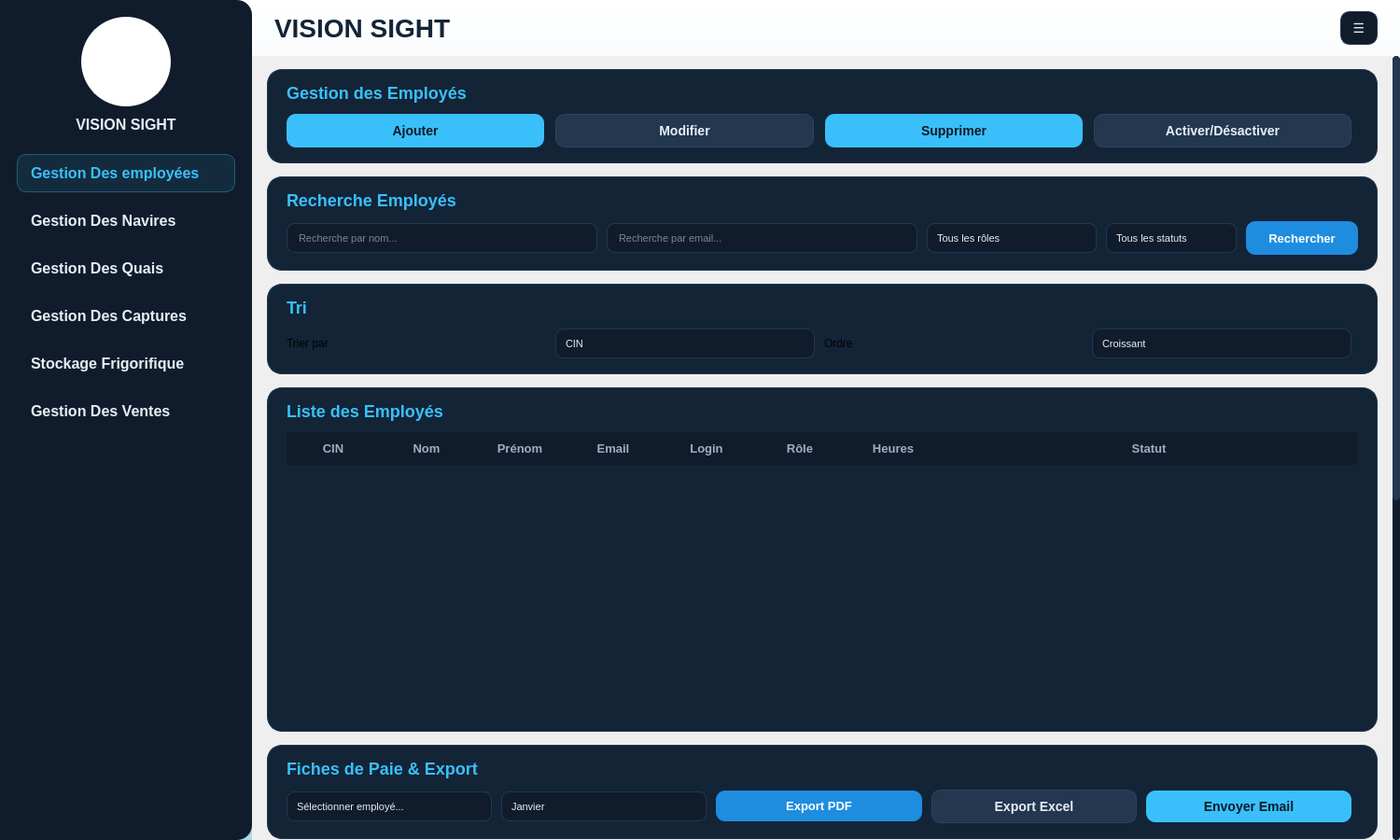
<?xml version="1.0" encoding="UTF-8"?>
<ui version="4.0">
 <class>EmployeMainWindow</class>
 <widget class="QMainWindow" name="EmployeMainWindow">
  <property name="geometry">
   <rect>
    <x>0</x>
    <y>0</y>
    <width>1500</width>
    <height>900</height>
   </rect>
  </property>
  <property name="minimumSize">
   <size>
    <width>1200</width>
    <height>700</height>
   </size>
  </property>
  <property name="windowTitle">
   <string>VISION SIGHT - Gestion Des Ventes</string>
  </property>
  <widget class="QWidget" name="centralWidget">
   <property name="styleSheet">
    <string notr="true">
#centralWidget {
  background: qlineargradient(x1:0, y1:0, x2:0, y2:1, stop:0 #ffffff, stop:1 #ADD8E6);
}
QScrollArea#mainScrollArea,
QScrollArea#mainScrollArea QWidget#qt_scrollarea_viewport {
  background: transparent;
}
#scrollContents {
  background: transparent;
}
#sidebar {
  background-color: #101c2c;
  border-top-right-radius: 16px;
  border-bottom-right-radius: 16px;
}
#logoLabel {
  background: #ffffff; color: #132437;
  border: 2px solid #ffffff; border-radius: 48px; padding: 0px;
}
#lblVisionSight {
  color: #e6eef6;
  font-size: 16px;
  font-weight: 800;
}
#sidebar QPushButton {
  background: transparent;
  color: #e6eef6;
  border: 1px solid transparent;
  border-radius: 10px;
  text-align: left;
  padding: 10px 14px;
  font-size: 16px;
  font-weight: 600;
  margin: 0px;
}
#sidebar QPushButton:hover {
  background-color: #18304a;
  border-color: #23374e;
}
#sidebar QPushButton:checked {
  color: #39c0fa;
  background-color: rgba(57,192,250,22);
  border-color: rgba(57,192,250,90);
  font-weight: 700;
}
#btnEmployees, #btnNavires, #btnQuais, #btnCaptures, #btnStockage, #btnVentes {
}
#headerFrame {
  background: transparent;
}
#lblTitle {
  color: #132437;
  font-size: 28px;
  font-weight: bold;
}
#btnMenu {
  background-color: #101c2c;
  color: #e6eef6;
  border: 1px solid #23374e;
  border-radius: 10px;
  font-size: 14px;
  font-weight: 800;
}
#btnMenu:hover {
  background-color: #112b41;
}
QFrame#transactionsFrame, QFrame#rechercheFrame, QFrame#triFrame,
QFrame#affichageFrame, QFrame#statsFrame, QFrame#optionsFrame,
QFrame#empCrudFrame, QFrame#empSearchFrame, QFrame#empSortFrame,
QFrame#empTableFrame, QFrame#empPayslipFrame, QFrame#empStatsFrame, QFrame#empSessionFrame {
  background-color: #132437;
  border: 1px solid #23374e;
  border-radius: 16px;
}
#lblTransactions, #lblRecherche, #lblTri, #lblAffichage,
#lblStatistiquesVentes, #lblOptionsAvancees,
#lblEmpCrud, #lblEmpRecherche, #lblEmpTri, #lblEmpList,
#lblEmpPayslip, #lblEmpStats, #lblEmpSession {
  color: #39c0fa;
  font-size: 18px;
  font-weight: 700;
}
#lblDetection, #lblPrevision {
  color: #9bb0c3;
  font-size: 13px;
}
#btnCreer, #btnCreerUser, #btnPayslipEmail {
  background-color: #39c0fa;
  color: #0c1a29;
  border: 0px;
  border-radius: 10px;
  padding: 9px 18px;
  font-size: 14px;
  font-weight: 800;
}
#btnCreer:hover, #btnCreerUser:hover, #btnPayslipEmail:hover { background-color: #56cdfc; }
#btnModifier, #btnModifierUser, #btnActiverDesactiver, #btnPayslipExcel, #btnTerminerSession {
  background-color: #23374e;
  color: #e6eef6;
  border: 1px solid #2b4561;
  border-radius: 10px;
  padding: 9px 18px;
  font-size: 14px;
  font-weight: 800;
}
#btnModifier:hover, #btnModifierUser:hover, #btnActiverDesactiver:hover,
#btnPayslipExcel:hover, #btnTerminerSession:hover { background-color: #2b4561; }
#btnSupprimer, #btnSupprimerUser {
  background-color: #39c0fa;
  color: #0c1a29;
  border: 0px;
  border-radius: 10px;
  padding: 9px 18px;
  font-size: 14px;
  font-weight: 700;
}
#btnSupprimer:hover, #btnSupprimerUser:hover { background-color: #56cdfc; }
#btnExportPDF, #btnRechercherUser, #btnPayslipPDF {
  background-color: #1e8de0;
  color: white;
  border: 0px;
  border-radius: 10px;
  padding: 9px 14px;
  font-size: 13px;
  font-weight: 700;
}
#btnExportPDF:hover, #btnRechercherUser:hover, #btnPayslipPDF:hover { background-color: #2a99ec; }
QLineEdit {
  background-color: #101c2c;
  color: #e6eef6;
  border: 1px solid #23374e;
  border-radius: 8px;
  padding: 4px 10px;
  min-height: 22px;
  font-size: 11px;
  selection-background-color: #1e8de0;
}
QDateTimeEdit {
  background-color: #101c2c;
  color: #e6eef6;
  border: 1px solid #23374e;
  border-radius: 8px;
  padding: 4px 10px;
  padding-right: 28px;
  min-height: 22px;
  font-size: 11px;
}
QDateTimeEdit::drop-down { border: 0px; width: 20px; }
QComboBox {
  background-color: #101c2c;
  color: #e6eef6;
  border: 1px solid #23374e;
  border-radius: 8px;
  padding: 4px 10px;
  min-height: 22px;
  font-size: 11px;
}
QComboBox::drop-down { border: 0px; width: 20px; }
QComboBox QAbstractItemView {
  background-color: #132437;
  color: #e6eef6;
  selection-background-color: #1e8de0;
  border: 1px solid #23374e;
}
QTableWidget {
  background: transparent;
  alternate-background-color: #101c2c;
  color: #e6eef6;
  border: 0px;
  gridline-color: transparent;
  font-size: 13px;
  selection-background-color: #39c0fa;
  selection-color: #0c1a29;
}
QHeaderView::section {
  background-color: #101c2c;
  color: #9bb0c3;
  border: 0px;
  padding: 8px 10px;
  font-weight: 700;
  font-size: 13px;
}
QTableWidget::item {
  padding: 6px 10px;
  border-radius: 6px;
}
QTableWidget::item:selected { background-color: #39c0fa; color: #0c1a29; }
#chartCA_jour, #chartCA_mois, #chartCA_annee, #chartCA_moyen {
  background-color: #101c2c;
  border: 10px solid #2a3f55;
  border-radius: 75px;
  min-width: 150px; min-height: 150px;
  max-width: 150px; max-height: 150px;
}
#chartQTE, #chartREV {
  background-color: #101c2c;
  border: 10px solid #39c0fa;
  border-radius: 75px;
  min-width: 150px; min-height: 150px;
  max-width: 150px; max-height: 150px;
}
#lblChartTitle_jour, #lblChartTitle_mois, #lblChartTitle_annee, #lblChartTitle_moyen,
#lblChartTitleQTE, #lblChartTitleREV {
  color: #39c0fa;
  font-size: 11px;
  font-weight: 600;
  background: transparent;
  border: none;
}
#lblChartValue_jour, #lblChartValue_mois, #lblChartValue_annee, #lblChartValue_moyen,
#lblChartQTE, #lblChartREV {
  color: #e6eef6;
  font-size: 20px;
  font-weight: bold;
  background: transparent;
  border: none;
}
#lblChartUnit_jour, #lblChartUnit_mois, #lblChartUnit_annee, #lblChartUnit_moyen,
#lblChartUnitQTE, #lblChartUnitREV {
  color: #6a7f93;
  font-size: 10px;
  background: transparent;
  border: none;
}
#lblPeriode {
  color: #9bb0c3;
  font-size: 13px;
}
#comboPeriode {
  background-color: #101c2c;
  color: #e6eef6;
  border: 1px solid #23374e;
  border-radius: 8px;
  padding: 4px 10px;
  min-height: 22px;
  font-size: 13px;
  font-weight: 700;
}
#lblTrierPar, #lblOrdre {
  color: #9bb0c3;
  font-size: 13px;
}
QScrollArea {
  background: transparent;
  border: none;
}
QScrollBar:vertical {
  background: #101c2c;
  width: 8px;
  border-radius: 4px;
}
QScrollBar::handle:vertical {
  background: #23374e;
  border-radius: 4px;
  min-height: 30px;
}
QScrollBar::add-line:vertical, QScrollBar::sub-line:vertical { height: 0; }
QScrollBar::add-page:vertical, QScrollBar::sub-page:vertical { background: none; }
#separator1, #separator2 {
  background-color: #23374e;
  border: none;
  max-height: 1px;
  min-height: 1px;
}
    </string>
   </property>
   <layout class="QHBoxLayout" name="mainLayout">
    <property name="spacing">
     <number>0</number>
    </property>
    <property name="leftMargin">
     <number>0</number>
    </property>
    <property name="topMargin">
     <number>0</number>
    </property>
    <property name="rightMargin">
     <number>0</number>
    </property>
    <property name="bottomMargin">
     <number>0</number>
    </property>
    <item>
     <widget class="QFrame" name="sidebar">
      <property name="minimumSize">
       <size>
        <width>270</width>
        <height>0</height>
       </size>
      </property>
      <property name="maximumSize">
       <size>
        <width>270</width>
        <height>16777215</height>
       </size>
      </property>
      <property name="frameShape">
       <enum>QFrame::NoFrame</enum>
      </property>
      <layout class="QVBoxLayout" name="sidebarLayout">
       <property name="spacing">
        <number>10</number>
       </property>
       <property name="leftMargin">
        <number>18</number>
       </property>
       <property name="topMargin">
        <number>18</number>
       </property>
       <property name="rightMargin">
        <number>18</number>
       </property>
       <property name="bottomMargin">
        <number>18</number>
       </property>
       <item alignment="Qt::AlignHCenter">
        <widget class="QLabel" name="logoLabel">
         <property name="minimumSize">
          <size>
           <width>96</width>
           <height>96</height>
          </size>
         </property>
         <property name="maximumSize">
          <size>
           <width>96</width>
           <height>96</height>
          </size>
         </property>
         <property name="pixmap">
          <pixmap resource="employe_resources.qrc">:/vision_sight.png</pixmap>
         </property>
         <property name="scaledContents">
          <bool>true</bool>
         </property>
         <property name="text">
          <string/>
         </property>
        </widget>
       </item>
       <item alignment="Qt::AlignHCenter">
        <widget class="QLabel" name="lblVisionSight">
         <property name="text">
          <string>VISION SIGHT</string>
         </property>
         <property name="alignment">
          <set>Qt::AlignCenter</set>
         </property>
        </widget>
       </item>
       <item>
        <spacer name="sidebarTopSpacer">
         <property name="orientation">
          <enum>Qt::Vertical</enum>
         </property>
         <property name="sizeType">
          <enum>QSizePolicy::Fixed</enum>
         </property>
         <property name="sizeHint" stdset="0">
          <size>
           <width>20</width>
           <height>12</height>
          </size>
         </property>
        </spacer>
       </item>
       <item>
        <widget class="QPushButton" name="btnEmployees">
         <property name="cursor">
          <cursorShape>PointingHandCursor</cursorShape>
         </property>
         <property name="text">
          <string>Gestion Des employées</string>
         </property>
         <property name="checkable">
          <bool>true</bool>
         </property>
         <property name="autoExclusive">
          <bool>true</bool>
         </property>
         <property name="checked">
          <bool>true</bool>
         </property>
        </widget>
       </item>
       <item>
        <widget class="QPushButton" name="btnNavires">
         <property name="cursor">
          <cursorShape>PointingHandCursor</cursorShape>
         </property>
         <property name="text">
          <string>Gestion Des Navires</string>
         </property>
         <property name="checkable">
          <bool>true</bool>
         </property>
         <property name="autoExclusive">
          <bool>true</bool>
         </property>
        </widget>
       </item>
       <item>
        <widget class="QPushButton" name="btnQuais">
         <property name="cursor">
          <cursorShape>PointingHandCursor</cursorShape>
         </property>
         <property name="text">
          <string>Gestion Des Quais</string>
         </property>
         <property name="checkable">
          <bool>true</bool>
         </property>
         <property name="autoExclusive">
          <bool>true</bool>
         </property>
        </widget>
       </item>
       <item>
        <widget class="QPushButton" name="btnCaptures">
         <property name="cursor">
          <cursorShape>PointingHandCursor</cursorShape>
         </property>
         <property name="text">
          <string>Gestion Des Captures</string>
         </property>
         <property name="checkable">
          <bool>true</bool>
         </property>
         <property name="autoExclusive">
          <bool>true</bool>
         </property>
        </widget>
       </item>
       <item>
        <widget class="QPushButton" name="btnStockage">
         <property name="cursor">
          <cursorShape>PointingHandCursor</cursorShape>
         </property>
         <property name="text">
          <string>Stockage Frigorifique</string>
         </property>
         <property name="checkable">
          <bool>true</bool>
         </property>
         <property name="autoExclusive">
          <bool>true</bool>
         </property>
        </widget>
       </item>
       <item>
        <widget class="QPushButton" name="btnVentes">
         <property name="cursor">
          <cursorShape>PointingHandCursor</cursorShape>
         </property>
         <property name="text">
          <string>Gestion Des Ventes</string>
         </property>
         <property name="checkable">
          <bool>true</bool>
         </property>
         <property name="autoExclusive">
          <bool>true</bool>
         </property>
        </widget>
       </item>
       <item>
        <spacer name="sidebarBottomSpacer">
         <property name="orientation">
          <enum>Qt::Vertical</enum>
         </property>
         <property name="sizeHint" stdset="0">
          <size>
           <width>20</width>
           <height>40</height>
          </size>
         </property>
        </spacer>
       </item>
      </layout>
     </widget>
    </item>
    <item>
     <widget class="QWidget" name="mainContent" native="true">
      <layout class="QVBoxLayout" name="mainContentLayout">
       <property name="spacing">
        <number>0</number>
       </property>
       <property name="leftMargin">
        <number>0</number>
       </property>
       <property name="topMargin">
        <number>0</number>
       </property>
       <property name="rightMargin">
        <number>0</number>
       </property>
       <property name="bottomMargin">
        <number>0</number>
       </property>
       <item>
        <widget class="QFrame" name="headerFrame">
         <property name="minimumSize">
          <size>
           <width>0</width>
           <height>60</height>
          </size>
         </property>
         <property name="maximumSize">
          <size>
           <width>16777215</width>
           <height>60</height>
          </size>
         </property>
         <property name="frameShape">
          <enum>QFrame::NoFrame</enum>
         </property>
         <layout class="QHBoxLayout" name="headerLayout">
          <property name="leftMargin">
           <number>24</number>
          </property>
          <property name="topMargin">
           <number>10</number>
          </property>
          <property name="rightMargin">
           <number>24</number>
          </property>
          <property name="bottomMargin">
           <number>10</number>
          </property>
          <item>
           <widget class="QLabel" name="lblTitle">
            <property name="text">
             <string>VISION SIGHT</string>
            </property>
           </widget>
          </item>
          <item>
           <spacer name="headerSpacer">
            <property name="orientation">
             <enum>Qt::Horizontal</enum>
            </property>
           </spacer>
          </item>
          <item>
           <widget class="QPushButton" name="btnMenu">
            <property name="minimumSize">
             <size>
              <width>40</width>
              <height>36</height>
             </size>
            </property>
            <property name="maximumSize">
             <size>
              <width>40</width>
              <height>36</height>
             </size>
            </property>
            <property name="cursor">
             <cursorShape>PointingHandCursor</cursorShape>
            </property>
            <property name="text">
             <string>&#9776;</string>
            </property>
           </widget>
          </item>
         </layout>
        </widget>
       </item>
       <item>
        <widget class="QStackedWidget" name="stackedWidget">
         <property name="currentIndex">
          <number>0</number>
         </property>

         <!-- ══ PAGE 1: GESTION EMPLOYÉS ══ -->
         <widget class="QWidget" name="pageEmployees">
          <layout class="QVBoxLayout" name="pageEmpOuterLayout">
           <property name="spacing"><number>0</number></property>
           <property name="leftMargin"><number>0</number></property>
           <property name="topMargin"><number>0</number></property>
           <property name="rightMargin"><number>0</number></property>
           <property name="bottomMargin"><number>0</number></property>
           <item>
            <widget class="QScrollArea" name="empScrollArea">
             <property name="widgetResizable"><bool>true</bool></property>
             <property name="frameShape"><enum>QFrame::NoFrame</enum></property>
             <widget class="QWidget" name="empScrollContents">
              <property name="geometry"><rect><x>0</x><y>0</y><width>1260</width><height>3200</height></rect></property>
              <layout class="QVBoxLayout" name="empContentLayout">
               <property name="spacing"><number>14</number></property>
               <property name="leftMargin"><number>16</number></property>
               <property name="topMargin"><number>14</number></property>
               <property name="rightMargin"><number>16</number></property>
               <property name="bottomMargin"><number>14</number></property>
               <!-- CRUD CARD -->
               <item>
                <widget class="QFrame" name="empCrudFrame">
                 <property name="frameShape"><enum>QFrame::StyledPanel</enum></property>

                 <layout class="QVBoxLayout">
                  <property name="leftMargin"><number>20</number></property>
                  <property name="topMargin"><number>14</number></property>
                  <property name="rightMargin"><number>20</number></property>
                  <property name="bottomMargin"><number>16</number></property>
                  <property name="spacing"><number>12</number></property>
                  <item>
                   <widget class="QLabel" name="lblEmpCrud">
                    <property name="text"><string>Gestion des Employés</string></property>

                   </widget>
                  </item>
                  <item>
                   <layout class="QHBoxLayout">
                    <property name="spacing"><number>12</number></property>
                    <item>
                     <widget class="QPushButton" name="btnCreerUser">
                      <property name="text"><string>Ajouter</string></property>
                      <property name="cursor"><cursorShape>PointingHandCursor</cursorShape></property>
                      <property name="minimumSize"><size><width>100</width><height>36</height></size></property>

                     </widget>
                    </item>
                    <item>
                     <widget class="QPushButton" name="btnModifierUser">
                      <property name="text"><string>Modifier</string></property>
                      <property name="cursor"><cursorShape>PointingHandCursor</cursorShape></property>
                      <property name="minimumSize"><size><width>100</width><height>36</height></size></property>

                     </widget>
                    </item>
                    <item>
                     <widget class="QPushButton" name="btnSupprimerUser">
                      <property name="text"><string>Supprimer</string></property>
                      <property name="cursor"><cursorShape>PointingHandCursor</cursorShape></property>
                      <property name="minimumSize"><size><width>100</width><height>36</height></size></property>

                     </widget>
                    </item>
                    <item>
                     <widget class="QPushButton" name="btnActiverDesactiver">
                      <property name="text"><string>Activer/Désactiver</string></property>
                      <property name="cursor"><cursorShape>PointingHandCursor</cursorShape></property>
                      <property name="minimumSize"><size><width>140</width><height>36</height></size></property>

                     </widget>
                    </item>
                    <item><spacer><property name="orientation"><enum>Qt::Horizontal</enum></property></spacer></item>
                   </layout>
                  </item>
                 </layout>
                </widget>
               </item>
               <!-- SEARCH CARD -->
               <item>
                <widget class="QFrame" name="empSearchFrame">
                 <property name="frameShape"><enum>QFrame::StyledPanel</enum></property>

                 <layout class="QVBoxLayout">
                  <property name="leftMargin"><number>20</number></property>
                  <property name="topMargin"><number>14</number></property>
                  <property name="rightMargin"><number>20</number></property>
                  <property name="bottomMargin"><number>16</number></property>
                  <property name="spacing"><number>12</number></property>
                  <item>
                   <widget class="QLabel" name="lblEmpRecherche">
                    <property name="text"><string>Recherche Employés</string></property>

                   </widget>
                  </item>
                  <item>
                   <layout class="QHBoxLayout">
                    <property name="spacing"><number>10</number></property>
                    <item>
                     <widget class="QLineEdit" name="lineRechercheNomUser">
                      <property name="placeholderText"><string>Recherche par nom...</string></property>
                      <property name="minimumSize"><size><width>0</width><height>36</height></size></property>
                     </widget>
                    </item>
                    <item>
                     <widget class="QLineEdit" name="lineRechercheEmailUser">
                      <property name="placeholderText"><string>Recherche par email...</string></property>
                      <property name="minimumSize"><size><width>0</width><height>36</height></size></property>
                     </widget>
                    </item>
                    <item>
                     <widget class="QComboBox" name="comboFilterRole">
                      <property name="minimumSize"><size><width>150</width><height>36</height></size></property>
                      <item><property name="text"><string>Tous les rôles</string></property></item>
                      <item><property name="text"><string>RH (Ressources Humaines)</string></property></item>
                      <item><property name="text"><string>Agent d'exploitation</string></property></item>
                      <item><property name="text"><string>Responsable stock</string></property></item>
                      <item><property name="text"><string>Responsable finance</string></property></item>
                     </widget>
                    </item>
                    <item>
                     <widget class="QComboBox" name="comboFilterStatut">
                      <property name="minimumSize"><size><width>140</width><height>36</height></size></property>
                      <item><property name="text"><string>Tous les statuts</string></property></item>
                      <item><property name="text"><string>Actif</string></property></item>
                      <item><property name="text"><string>Inactif</string></property></item>
                     </widget>
                    </item>
                    <item>
                     <widget class="QPushButton" name="btnRechercherUser">
                      <property name="text"><string>Rechercher</string></property>
                      <property name="cursor"><cursorShape>PointingHandCursor</cursorShape></property>
                      <property name="minimumSize"><size><width>120</width><height>36</height></size></property>

                     </widget>
                    </item>
                   </layout>
                  </item>
                 </layout>
                </widget>
               </item>
               <!-- SORT CARD -->
               <item>
                <widget class="QFrame" name="empSortFrame">
                 <property name="frameShape"><enum>QFrame::StyledPanel</enum></property>

                 <layout class="QVBoxLayout">
                  <property name="leftMargin"><number>20</number></property>
                  <property name="topMargin"><number>14</number></property>
                  <property name="rightMargin"><number>20</number></property>
                  <property name="bottomMargin"><number>16</number></property>
                  <property name="spacing"><number>12</number></property>
                  <item>
                   <widget class="QLabel" name="lblEmpTri">
                    <property name="text"><string>Tri</string></property>

                   </widget>
                  </item>
                  <item>
                   <layout class="QHBoxLayout">
                    <property name="spacing"><number>10</number></property>
                    <item><widget class="QLabel"><property name="text"><string>Trier par</string></property></widget></item>
                    <item>
                     <widget class="QComboBox" name="comboTriUser">
                      <property name="minimumSize"><size><width>160</width><height>36</height></size></property>
                      <item><property name="text"><string>CIN</string></property></item>
                      <item><property name="text"><string>Rôle</string></property></item>
                     </widget>
                    </item>
                    <item><widget class="QLabel"><property name="text"><string>Ordre</string></property></widget></item>
                    <item>
                     <widget class="QComboBox" name="comboOrdreUser">
                      <property name="minimumSize"><size><width>150</width><height>36</height></size></property>
                      <item><property name="text"><string>Croissant</string></property></item>
                      <item><property name="text"><string>Décroissant</string></property></item>
                     </widget>
                    </item>
                    <item><spacer><property name="orientation"><enum>Qt::Horizontal</enum></property></spacer></item>
                   </layout>
                  </item>
                 </layout>
                </widget>
               </item>
               <!-- EMPLOYEE TABLE CARD -->
               <item>
                <widget class="QFrame" name="empTableFrame">
                 <property name="frameShape"><enum>QFrame::StyledPanel</enum></property>

                 <layout class="QVBoxLayout">
                  <property name="leftMargin"><number>20</number></property>
                  <property name="topMargin"><number>14</number></property>
                  <property name="rightMargin"><number>20</number></property>
                  <property name="bottomMargin"><number>20</number></property>
                  <property name="spacing"><number>12</number></property>
                  <item>
                   <widget class="QLabel" name="lblEmpList">
                    <property name="text"><string>Liste des Employés</string></property>

                   </widget>
                  </item>
                  <item>
                   <widget class="QTableWidget" name="tableEmployees">
                    <property name="minimumSize"><size><width>0</width><height>300</height></size></property>
                    <property name="alternatingRowColors"><bool>true</bool></property>
                    <property name="selectionBehavior"><enum>QAbstractItemView::SelectRows</enum></property>
                    <property name="sortingEnabled"><bool>true</bool></property>
                    <attribute name="horizontalHeaderStretchLastSection"><bool>true</bool></attribute>
                    <attribute name="verticalHeaderVisible"><bool>false</bool></attribute>
                    <column><property name="text"><string>CIN</string></property></column>
                    <column><property name="text"><string>Nom</string></property></column>
                    <column><property name="text"><string>Prénom</string></property></column>
                    <column><property name="text"><string>Email</string></property></column>
                    <column><property name="text"><string>Login</string></property></column>
                    <column><property name="text"><string>Rôle</string></property></column>
                    <column><property name="text"><string>Heures</string></property></column>
                    <column><property name="text"><string>Statut</string></property></column>
                   </widget>
                  </item>
                 </layout>
                </widget>
               </item>
               <!-- PAYSLIP EXPORT CARD -->
               <item>
                <widget class="QFrame" name="empPayslipFrame">
                 <property name="frameShape"><enum>QFrame::StyledPanel</enum></property>

                 <layout class="QVBoxLayout">
                  <property name="leftMargin"><number>20</number></property>
                  <property name="topMargin"><number>14</number></property>
                  <property name="rightMargin"><number>20</number></property>
                  <property name="bottomMargin"><number>16</number></property>
                  <property name="spacing"><number>12</number></property>
                  <item>
                   <widget class="QLabel" name="lblEmpPayslip">
                    <property name="text"><string>Fiches de Paie &amp; Export</string></property>
                   </widget>
                  </item>
                  <item>
                   <layout class="QHBoxLayout">
                    <property name="spacing"><number>10</number></property>
                    <item>
                     <widget class="QComboBox" name="comboPayrollUser">
                      <property name="minimumSize"><size><width>180</width><height>36</height></size></property>
                      <item><property name="text"><string>Sélectionner employé...</string></property></item>
                     </widget>
                    </item>
                    <item>
                     <widget class="QComboBox" name="comboPayrollMonth">
                      <property name="minimumSize"><size><width>140</width><height>36</height></size></property>
                      <item><property name="text"><string>Janvier</string></property></item>
                      <item><property name="text"><string>Février</string></property></item>
                      <item><property name="text"><string>Mars</string></property></item>
                      <item><property name="text"><string>Avril</string></property></item>
                      <item><property name="text"><string>Mai</string></property></item>
                      <item><property name="text"><string>Juin</string></property></item>
                      <item><property name="text"><string>Juillet</string></property></item>
                      <item><property name="text"><string>Août</string></property></item>
                      <item><property name="text"><string>Septembre</string></property></item>
                      <item><property name="text"><string>Octobre</string></property></item>
                      <item><property name="text"><string>Novembre</string></property></item>
                      <item><property name="text"><string>Décembre</string></property></item>
                     </widget>
                    </item>
                    <item>
                     <widget class="QPushButton" name="btnPayslipPDF">
                      <property name="text"><string>Export PDF</string></property>
                      <property name="cursor"><cursorShape>PointingHandCursor</cursorShape></property>

                     </widget>
                    </item>
                    <item>
                     <widget class="QPushButton" name="btnPayslipExcel">
                      <property name="text"><string>Export Excel</string></property>
                      <property name="cursor"><cursorShape>PointingHandCursor</cursorShape></property>

                     </widget>
                    </item>
                    <item>
                     <widget class="QPushButton" name="btnPayslipEmail">
                      <property name="text"><string>Envoyer Email</string></property>
                      <property name="cursor"><cursorShape>PointingHandCursor</cursorShape></property>

                     </widget>
                    </item>
                    <item><spacer><property name="orientation"><enum>Qt::Horizontal</enum></property></spacer></item>
                   </layout>
                  </item>
                 </layout>
                </widget>
               </item>
               <!-- STATISTICS CARD -->
               <item>
                <widget class="QFrame" name="empStatsFrame">
                 <property name="frameShape"><enum>QFrame::StyledPanel</enum></property>

                 <layout class="QVBoxLayout">
                  <property name="leftMargin"><number>20</number></property>
                  <property name="topMargin"><number>14</number></property>
                  <property name="rightMargin"><number>20</number></property>
                  <property name="bottomMargin"><number>20</number></property>
                  <property name="spacing"><number>14</number></property>
                  <item>
                   <widget class="QLabel" name="lblEmpStats">
                    <property name="text"><string>Statistiques des Employés</string></property>
                   </widget>
                  </item>
                  <item>
                   <layout class="QHBoxLayout">
                    <property name="spacing"><number>14</number></property>
                    <!-- By Role -->
                    <item>
                     <layout class="QVBoxLayout">
                      <item><widget class="QLabel"><property name="text"><string>Répartition par Rôle</string></property><property name="styleSheet"><string notr="true">color:#e6eef6;font-size:15px;font-weight:700;</string></property></widget></item>
                      <item>
                       <widget class="QTableWidget" name="tableStatRole">
                        <property name="minimumSize"><size><width>0</width><height>180</height></size></property>
                        <property name="alternatingRowColors"><bool>true</bool></property>
                        <attribute name="verticalHeaderVisible"><bool>false</bool></attribute>
                        <attribute name="horizontalHeaderStretchLastSection"><bool>true</bool></attribute>
                        <column><property name="text"><string>Rôle</string></property></column>
                        <column><property name="text"><string>Nombre</string></property></column>
                        <column><property name="text"><string>%</string></property></column>
                       </widget>
                      </item>
                     </layout>
                    </item>
                    <!-- By Statut -->
                    <item>
                     <layout class="QVBoxLayout">
                      <item><widget class="QLabel"><property name="text"><string>Répartition par Statut</string></property><property name="styleSheet"><string notr="true">color:#e6eef6;font-size:15px;font-weight:700;</string></property></widget></item>
                      <item>
                       <widget class="QTableWidget" name="tableStatStatut">
                        <property name="minimumSize"><size><width>0</width><height>180</height></size></property>
                        <property name="alternatingRowColors"><bool>true</bool></property>
                        <attribute name="verticalHeaderVisible"><bool>false</bool></attribute>
                        <attribute name="horizontalHeaderStretchLastSection"><bool>true</bool></attribute>
                        <column><property name="text"><string>Statut</string></property></column>
                        <column><property name="text"><string>Nombre</string></property></column>
                        <column><property name="text"><string>%</string></property></column>
                       </widget>
                      </item>
                     </layout>
                    </item>
                    <!-- By Service -->
                    <item>
                     <layout class="QVBoxLayout">
                      <item><widget class="QLabel"><property name="text"><string>Répartition par Service</string></property><property name="styleSheet"><string notr="true">color:#e6eef6;font-size:15px;font-weight:700;</string></property></widget></item>
                      <item>
                       <widget class="QTableWidget" name="tableStatService">
                        <property name="minimumSize"><size><width>0</width><height>180</height></size></property>
                        <property name="alternatingRowColors"><bool>true</bool></property>
                        <attribute name="verticalHeaderVisible"><bool>false</bool></attribute>
                        <attribute name="horizontalHeaderStretchLastSection"><bool>true</bool></attribute>
                        <column><property name="text"><string>Service</string></property></column>
                        <column><property name="text"><string>Nombre</string></property></column>
                        <column><property name="text"><string>%</string></property></column>
                       </widget>
                      </item>
                     </layout>
                    </item>
                   </layout>
                  </item>
                 </layout>
                </widget>
               </item>
               <!-- SESSIONS CARD -->
               <item>
                <widget class="QFrame" name="empSessionFrame">
                 <property name="frameShape"><enum>QFrame::StyledPanel</enum></property>

                 <layout class="QVBoxLayout">
                  <property name="leftMargin"><number>20</number></property>
                  <property name="topMargin"><number>14</number></property>
                  <property name="rightMargin"><number>20</number></property>
                  <property name="bottomMargin"><number>20</number></property>
                  <property name="spacing"><number>12</number></property>
                  <item>
                   <widget class="QLabel" name="lblEmpSession">
                    <property name="text"><string>Gestion des Sessions</string></property>
                   </widget>
                  </item>
                  <item>
                   <widget class="QTableWidget" name="tableSessions">
                    <property name="minimumSize"><size><width>0</width><height>200</height></size></property>
                    <property name="alternatingRowColors"><bool>true</bool></property>
                    <property name="selectionBehavior"><enum>QAbstractItemView::SelectRows</enum></property>
                    <attribute name="horizontalHeaderStretchLastSection"><bool>true</bool></attribute>
                    <attribute name="verticalHeaderVisible"><bool>false</bool></attribute>
                    <column><property name="text"><string>Utilisateur</string></property></column>
                    <column><property name="text"><string>Date connexion</string></property></column>
                    <column><property name="text"><string>Heure</string></property></column>
                    <column><property name="text"><string>IP</string></property></column>
                    <column><property name="text"><string>Action</string></property></column>
                   </widget>
                  </item>
                  <item>
                   <layout class="QHBoxLayout">
                    <item><spacer><property name="orientation"><enum>Qt::Horizontal</enum></property></spacer></item>
                    <item>
                     <widget class="QPushButton" name="btnTerminerSession">
                      <property name="text"><string>Terminer la Session</string></property>
                      <property name="cursor"><cursorShape>PointingHandCursor</cursorShape></property>

                     </widget>
                    </item>
                   </layout>
                  </item>
                 </layout>
                </widget>
               </item>
               <item>
                <spacer name="empBottomSpacer">
                 <property name="orientation"><enum>Qt::Vertical</enum></property>
                 <property name="sizeHint" stdset="0"><size><width>20</width><height>20</height></size></property>
                </spacer>
               </item>
              </layout>
             </widget>
            </widget>
           </item>
          </layout>
         </widget>
        </widget>
       </item>
      </layout>
     </widget>
    </item>
   </layout>
  </widget>
 </widget>
 <resources>
  <include location="resources.qrc"/>
 </resources>
 <connections/>
</ui>
